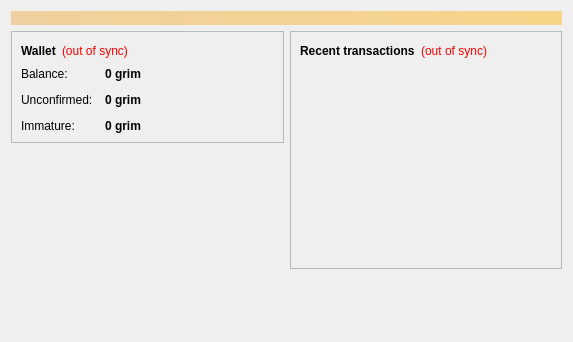
<?xml version="1.0" encoding="UTF-8"?>
<ui version="4.0">
 <class>OverviewPage</class>
 <widget class="QWidget" name="OverviewPage">
  <property name="geometry">
   <rect>
    <x>0</x>
    <y>0</y>
    <width>573</width>
    <height>342</height>
   </rect>
  </property>
  <property name="windowTitle">
   <string>Form</string>
  </property>
  <layout class="QVBoxLayout" name="topLayout">
   <item>
    <widget class="QLabel" name="labelAlerts">
     <property name="visible">
      <bool>false</bool>
     </property>
     <property name="styleSheet">
      <string notr="true">background-color: qlineargradient(x1: 0, y1: 0, x2: 1, y2: 0, stop:0 #F0D0A0, stop:1 #F8D488); color:#000000;</string>
     </property>
     <property name="wordWrap">
      <bool>true</bool>
     </property>
     <property name="margin">
      <number>3</number>
     </property>
    </widget>
   </item>
   <item>
    <layout class="QHBoxLayout" name="horizontalLayout" stretch="1,1">
     <item>
      <layout class="QVBoxLayout" name="verticalLayout_2">
       <item>
        <widget class="QFrame" name="frame">
         <property name="frameShape">
          <enum>QFrame::StyledPanel</enum>
         </property>
         <property name="frameShadow">
          <enum>QFrame::Raised</enum>
         </property>
         <layout class="QVBoxLayout" name="verticalLayout_4">
          <item>
           <layout class="QHBoxLayout" name="horizontalLayout_4">
            <item>
             <widget class="QLabel" name="label_5">
              <property name="font">
               <font>
                <weight>75</weight>
                <bold>true</bold>
               </font>
              </property>
              <property name="text">
               <string>Wallet</string>
              </property>
             </widget>
            </item>
            <item>
             <widget class="QLabel" name="labelWalletStatus">
              <property name="toolTip">
               <string>The displayed information may be out of date. Your wallet automatically synchronizes with the Grimcoin network after a connection is established, but this process has not completed yet.</string>
              </property>
              <property name="styleSheet">
               <string notr="true">QLabel { color: red; }</string>
              </property>
              <property name="text">
               <string notr="true">(out of sync)</string>
              </property>
              <property name="alignment">
               <set>Qt::AlignLeading|Qt::AlignLeft|Qt::AlignVCenter</set>
              </property>
             </widget>
            </item>
            <item>
             <spacer name="horizontalSpacer_2">
              <property name="orientation">
               <enum>Qt::Horizontal</enum>
              </property>
              <property name="sizeHint" stdset="0">
               <size>
                <width>40</width>
                <height>20</height>
               </size>
              </property>
             </spacer>
            </item>
           </layout>
          </item>
          <item>
           <layout class="QFormLayout" name="formLayout_2">
            <property name="fieldGrowthPolicy">
             <enum>QFormLayout::AllNonFixedFieldsGrow</enum>
            </property>
            <property name="horizontalSpacing">
             <number>12</number>
            </property>
            <property name="verticalSpacing">
             <number>12</number>
            </property>
            <item row="0" column="0">
             <widget class="QLabel" name="label">
              <property name="text">
               <string>Balance:</string>
              </property>
             </widget>
            </item>
            <item row="0" column="1">
             <widget class="QLabel" name="labelBalance">
              <property name="font">
               <font>
                <weight>75</weight>
                <bold>true</bold>
               </font>
              </property>
              <property name="cursor">
               <cursorShape>IBeamCursor</cursorShape>
              </property>
              <property name="toolTip">
               <string>Your current balance</string>
              </property>
              <property name="text">
               <string notr="true">0 grim</string>
              </property>
              <property name="textInteractionFlags">
               <set>Qt::LinksAccessibleByMouse|Qt::TextSelectableByKeyboard|Qt::TextSelectableByMouse</set>
              </property>
             </widget>
            </item>
            <item row="1" column="0">
             <widget class="QLabel" name="label_3">
              <property name="text">
               <string>Unconfirmed:</string>
              </property>
             </widget>
            </item>
            <item row="1" column="1">
             <widget class="QLabel" name="labelUnconfirmed">
              <property name="font">
               <font>
                <weight>75</weight>
                <bold>true</bold>
               </font>
              </property>
              <property name="cursor">
               <cursorShape>IBeamCursor</cursorShape>
              </property>
              <property name="toolTip">
               <string>Total of transactions that have yet to be confirmed, and do not yet count toward the current balance</string>
              </property>
              <property name="text">
               <string notr="true">0 grim</string>
              </property>
              <property name="textInteractionFlags">
               <set>Qt::LinksAccessibleByMouse|Qt::TextSelectableByKeyboard|Qt::TextSelectableByMouse</set>
              </property>
             </widget>
            </item>
            <item row="2" column="0">
             <widget class="QLabel" name="labelImmatureText">
              <property name="text">
               <string>Immature:</string>
              </property>
             </widget>
            </item>
            <item row="2" column="1">
             <widget class="QLabel" name="labelImmature">
              <property name="font">
               <font>
                <weight>75</weight>
                <bold>true</bold>
               </font>
              </property>
              <property name="toolTip">
               <string>Mined balance that has not yet matured</string>
              </property>
              <property name="text">
               <string notr="true">0 grim</string>
              </property>
              <property name="textInteractionFlags">
               <set>Qt::LinksAccessibleByMouse|Qt::TextSelectableByKeyboard|Qt::TextSelectableByMouse</set>
              </property>
             </widget>
            </item>
           </layout>
          </item>
         </layout>
        </widget>
       </item>
       <item>
        <spacer name="verticalSpacer">
         <property name="orientation">
          <enum>Qt::Vertical</enum>
         </property>
         <property name="sizeHint" stdset="0">
          <size>
           <width>20</width>
           <height>40</height>
          </size>
         </property>
        </spacer>
       </item>
      </layout>
     </item>
     <item>
      <layout class="QVBoxLayout" name="verticalLayout_3">
       <item>
        <widget class="QFrame" name="frame_2">
         <property name="frameShape">
          <enum>QFrame::StyledPanel</enum>
         </property>
         <property name="frameShadow">
          <enum>QFrame::Raised</enum>
         </property>
         <layout class="QVBoxLayout" name="verticalLayout">
          <item>
           <layout class="QHBoxLayout" name="horizontalLayout_2">
            <item>
             <widget class="QLabel" name="label_4">
              <property name="text">
               <string>&lt;b&gt;Recent transactions&lt;/b&gt;</string>
              </property>
             </widget>
            </item>
            <item>
             <widget class="QLabel" name="labelTransactionsStatus">
              <property name="toolTip">
               <string>The displayed information may be out of date. Your wallet automatically synchronizes with the Grimcoin network after a connection is established, but this process has not completed yet.</string>
              </property>
              <property name="styleSheet">
               <string notr="true">QLabel { color: red; }</string>
              </property>
              <property name="text">
               <string notr="true">(out of sync)</string>
              </property>
              <property name="alignment">
               <set>Qt::AlignRight|Qt::AlignTrailing|Qt::AlignVCenter</set>
              </property>
             </widget>
            </item>
            <item>
             <spacer name="horizontalSpacer">
              <property name="orientation">
               <enum>Qt::Horizontal</enum>
              </property>
              <property name="sizeHint" stdset="0">
               <size>
                <width>40</width>
                <height>20</height>
               </size>
              </property>
             </spacer>
            </item>
           </layout>
          </item>
          <item>
           <widget class="QListView" name="listTransactions">
            <property name="styleSheet">
             <string notr="true">QListView { background: transparent; }</string>
            </property>
            <property name="frameShape">
             <enum>QFrame::NoFrame</enum>
            </property>
            <property name="verticalScrollBarPolicy">
             <enum>Qt::ScrollBarAlwaysOff</enum>
            </property>
            <property name="horizontalScrollBarPolicy">
             <enum>Qt::ScrollBarAlwaysOff</enum>
            </property>
            <property name="selectionMode">
             <enum>QAbstractItemView::NoSelection</enum>
            </property>
           </widget>
          </item>
         </layout>
        </widget>
       </item>
       <item>
        <spacer name="verticalSpacer_2">
         <property name="orientation">
          <enum>Qt::Vertical</enum>
         </property>
         <property name="sizeHint" stdset="0">
          <size>
           <width>20</width>
           <height>40</height>
          </size>
         </property>
        </spacer>
       </item>
      </layout>
     </item>
    </layout>
   </item>
  </layout>
 </widget>
 <resources/>
 <connections/>
</ui>
